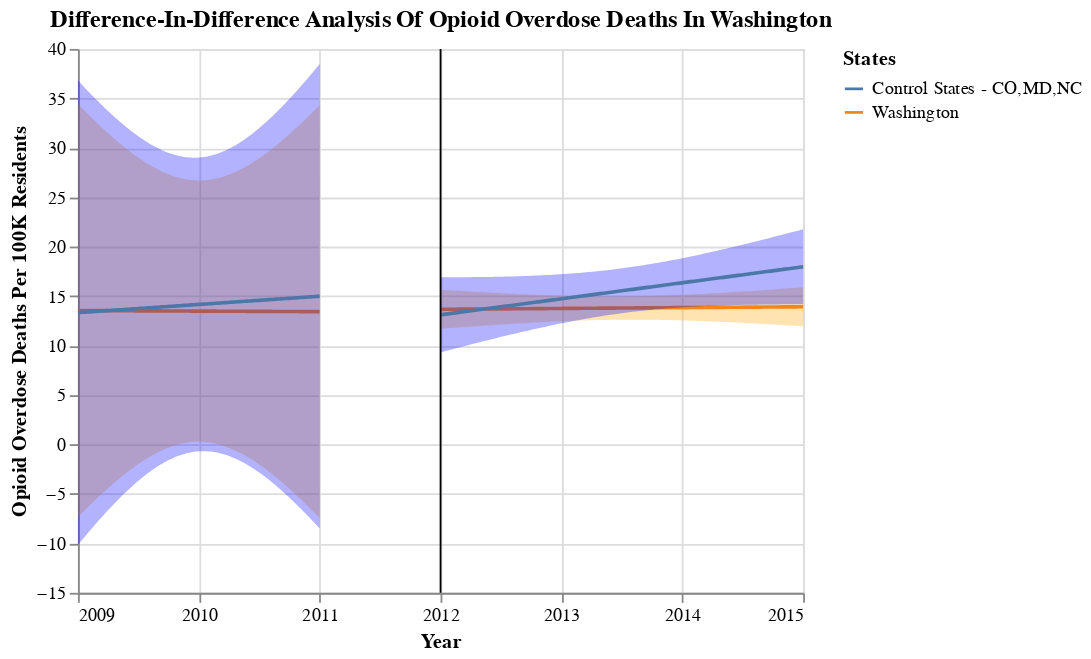

The notebook cell this image was saved under:
### Code cell
# creating the final plot for pre-post analysis of drug overdose deaths in Florida
 
washington_before_chart = build_chart(
    wa_b4, "orange", "Year","overdose_per_100k", "Washington",  alpha=0.05
)
 
washington_after_chart = build_chart(
    wa_after, "orange", "Year", "overdose_per_100k", "Washington", alpha=0.05
)

other_states_before_chart = build_chart(
    comp_b4, "blue", "Year","overdose_per_100k", "Control States - CO,MD,NC",  alpha=0.05
)
 
other_states_after_chart = build_chart(
    comp_after, "blue", "Year", "overdose_per_100k", "Control States - CO,MD,NC", alpha=0.05
)
 
washington_final_diff_in_diff_deaths = (washington_before_chart + washington_after_chart + other_states_before_chart + other_states_after_chart + line).properties(title="Difference-In-Difference Analysis Of Opioid Overdose Deaths In Washington")
 
washington_final_diff_in_diff_deaths
